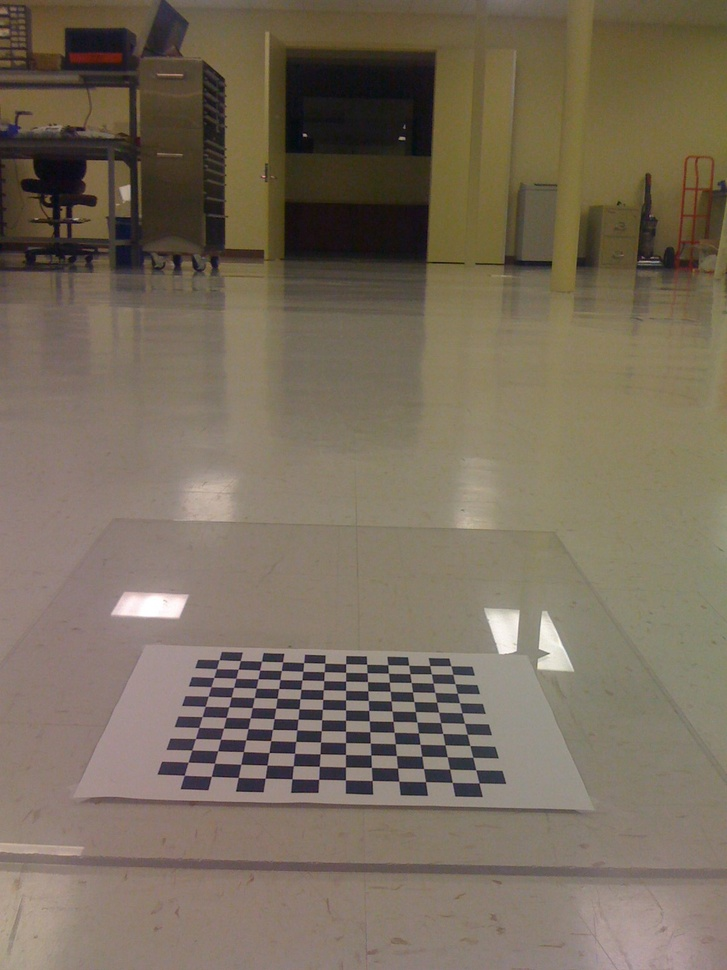
#> input picture Learning.OpenCV/birdseye/IMG_0214.jpg, 727 x 970 px, shrunk from 1200 x 1600 before the run
$ python Kirsch.py ../../../../Learning.OpenCV/birdseye/IMG_0214.jpg   (Python 2 division)   (older library calls are emulated)
#> lines starting #> are read from the running program, lines starting #| are printed output that depends on the picture; after the words box and inside, x2 and y2 are one past the last pixel; in counts of white or black regions, pixels touching at a corner belong together
# -*- coding: utf-8 -*-
import sys
import numpy as np
from scipy import signal
import cv2
'''
    Krisch边缘检测算法:
    krisch(image,_boundary='fill',_fillvalue=0)
    其中:边缘处理的方式_boundary包括：'symm','wrap','fill',
    且当__boundary='fill'时,填充值默认为零_fillvalue=0
'''
def krisch(image,_boundary='fill',_fillvalue=0):
    '''
    第一步:8个krisch边缘卷积算子分别和图像矩阵进行卷积,然后分别取绝对值得到边缘强度
    '''
    #存储8个方向的边缘强度
    list_edge=[]
    #图像矩阵和k1进行卷积,然后取绝对值（即:得到边缘强度）
    k1 = np.array([[5,5,5],[-3,0,-3],[-3,-3,-3]])
    image_k1 = signal.convolve2d(image,k1,mode='same',boundary = _boundary,fillvalue=_fillvalue)
    list_edge.append(np.abs(image_k1))
    #图像矩阵和k2进行卷积,然后取绝对值（即:得到边缘强度）
    k2 = np.array([[-3,-3,-3],[-3,0,-3],[5,5,5]])
    image_k2 = signal.convolve2d(image,k2,mode='same',boundary = _boundary,fillvalue=_fillvalue)
    list_edge.append(np.abs(image_k2))
    #图像矩阵和k3进行卷积,然后取绝对值（即:得到边缘强度）
    k3 = np.array([[-3,5,5],[-3,0,5],[-3,-3,-3]])
    image_k3 = signal.convolve2d(image,k3,mode='same',boundary = _boundary,fillvalue=_fillvalue)
    list_edge.append(np.abs(image_k3))
    #图像矩阵和k4进行卷积,然后取绝对值（即:得到边缘强度）
    k4 = np.array([[-3,-3,-3],[5,0,-3],[5,5,-3]])
    image_k4 = signal.convolve2d(image,k4,mode='same',boundary = _boundary,fillvalue=_fillvalue)
    list_edge.append(np.abs(image_k4))
    #图像矩阵和k5进行卷积,然后取绝对值（即:得到边缘强度）
    k5 = np.array([[-3,-3,5],[-3,0,5],[-3,-3,5]])
    image_k5 = signal.convolve2d(image,k5,mode='same',boundary = _boundary,fillvalue=_fillvalue)
    list_edge.append(np.abs(image_k5))
    #图像矩阵和k6进行卷积,然后取绝对值（即:得到边缘强度）
    k6 = np.array([[5,-3,-3],[5,0,-3],[5,-3,-3]])
    image_k6 = signal.convolve2d(image,k6,mode='same',boundary = _boundary,fillvalue=_fillvalue)
    list_edge.append(np.abs(image_k6))
    #图像矩阵和k7进行卷积,然后取绝对值（即:得到边缘强度）
    k7 = np.array([[-3,-3,-3],[-3,0,5],[-3,5,5]])
    image_k7 = signal.convolve2d(image,k7,mode='same',boundary = _boundary,fillvalue=_fillvalue)
    list_edge.append(np.abs(image_k7))
    #图像矩阵和k8进行卷积,然后取绝对值（即:得到边缘强度）
    k8 = np.array([[5,5,-3],[5,0,-3],[-3,-3,-3]])
    image_k8 = signal.convolve2d(image,k8,mode='same',boundary = _boundary,fillvalue=_fillvalue)
    list_edge.append(np.abs(image_k8))
    '''
    第二步：对上述8个方向的边缘强度,对应位置取最大值，作为图像最后的边缘强度
    '''
    edge = list_edge[0]
    for i in xrange(len(list_edge)):
        edge = edge*(edge>=list_edge[i]) + list_edge[i]*(edge < list_edge[i])
    return edge

#主函数
if __name__ =="__main__":
    if len(sys.argv)>1:
        image = cv2.imread(sys.argv[1],cv2.CV_LOAD_IMAGE_GRAYSCALE)
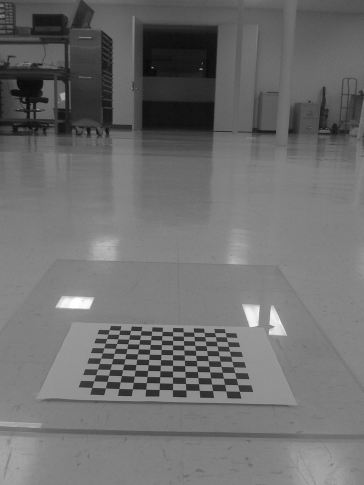
#> image: shape (970, 727) (shown at 1/2 size); min 2, max 255, mean 109.9
    else:
        print "Usge:python krisch.py imageFile"
    edge = krisch(image,_boundary='symm')
#> in krisch, `image_k8 = signal.convolve2d(image,k8,mode='same',boundary = _boundary..`:
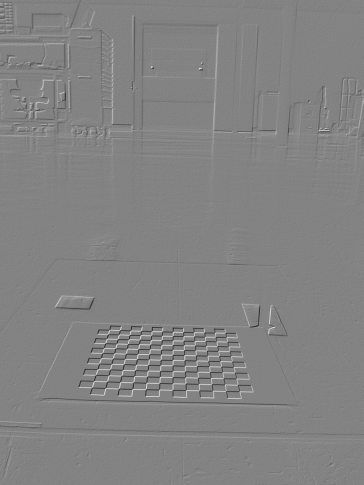
#> image_k8: shape (970, 727) int64 (shown at 1/2 size); min -1387, max 1309, mean 0.9; drawn with min black and max white
#> the loop in krisch, `for i in xrange(len(list_edge)):` made 8 passes
#> after the loop in krisch, `for i in xrange(len(list_edge)):`:
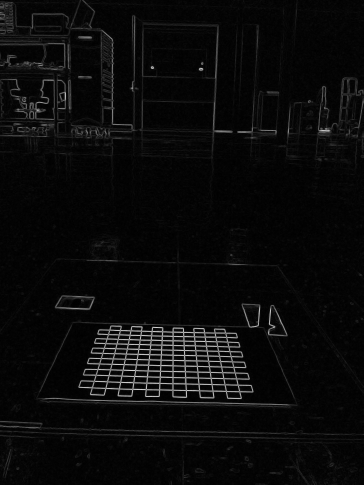
#> edge: shape (970, 727) int64 (shown at 1/2 size); min 0, max 1733, mean 73.8; drawn with min black and max white
    #边缘强度的灰度级显示
    rows,cols = edge.shape
    for r in xrange(rows):
        for c in xrange(cols):
            if edge[r][c] >255:
                edge[r][c] = 255
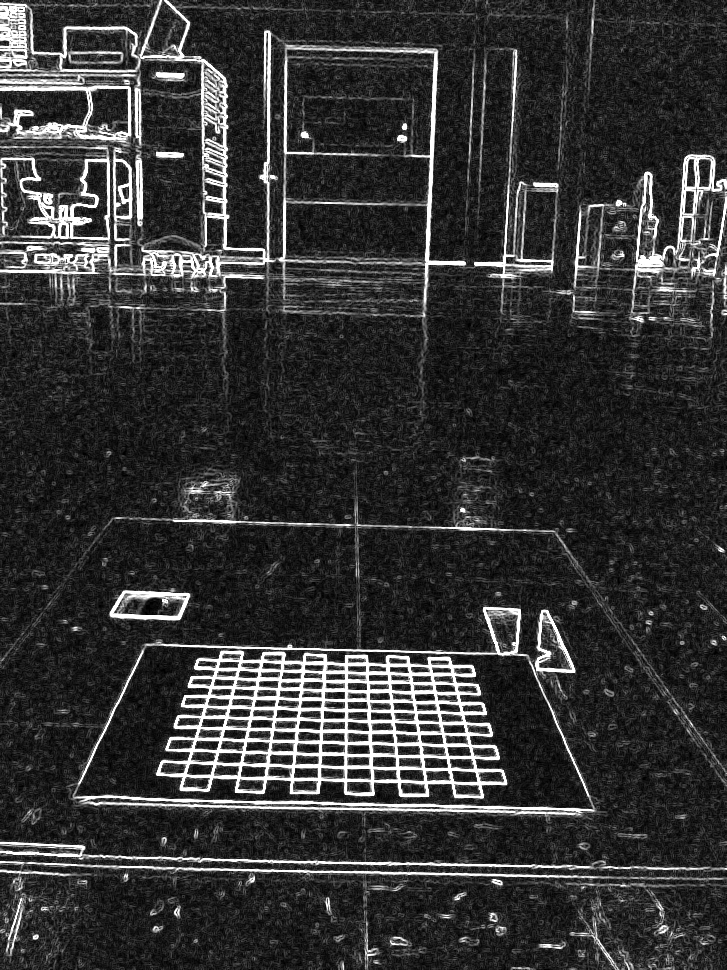
#> edge: shape (970, 727) int64; 5.15% of pixels changed, all inside (x1, y1, x2, y2) = (0, 0, 727, 962)
    edge = edge.astype(np.uint8)
    cv2.imshow("edge",edge)
    cv2.imwrite("edge.jpg",edge)
    #经过阈值处理的边缘显示
    cv2.namedWindow("thresh_edge",1)
    MAX_THRESH = 255
    thresh = 255
    #回调函数，阈值处理
    def callback_thresh(_thresh):
        threshEdge = edge.copy()
        threshEdge[threshEdge < _thresh] = 0
        threshEdge[threshEdge >= _thresh] = 255
        cv2.imshow("thresh_edge",threshEdge)
        cv2.imwrite("thresh_edge.jpg",threshEdge)
    callback_thresh(thresh)
#> in callback_thresh, `threshEdge[threshEdge < _thresh] = 0`:
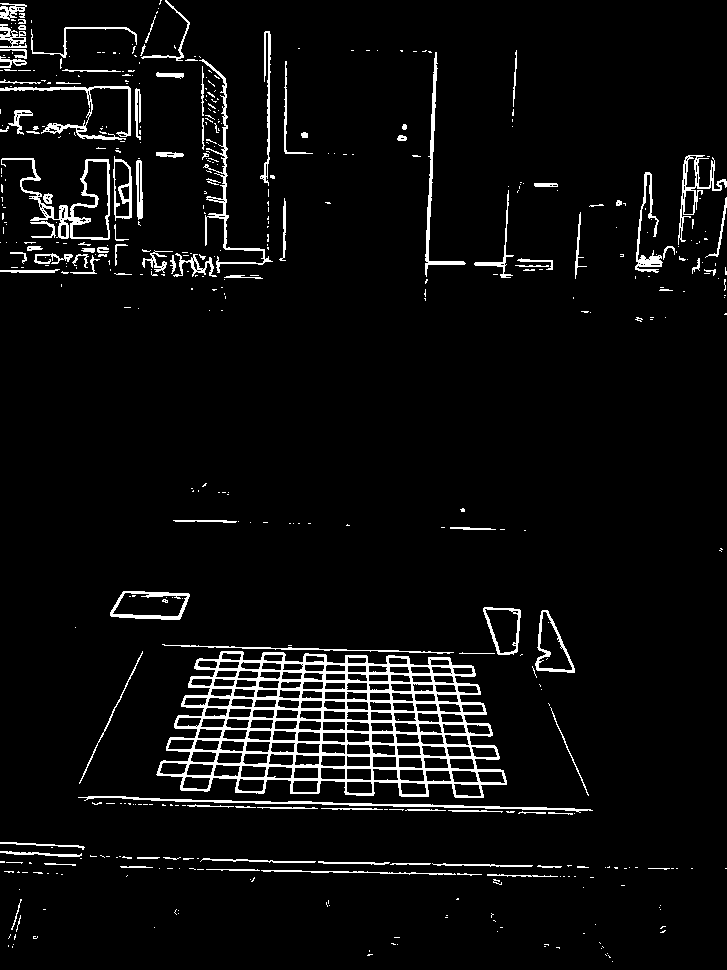
#> threshEdge: shape (970, 727); 5.2% white; 487 white regions (376 under 20 px), largest, box (x1, y1, x2, y2) and area: (156, 651, 507, 798) 14971, (1, 158, 110, 240) 1491, (78, 796, 593, 813) 1270
    cv2.createTrackbar("thresh","thresh_edge",thresh,MAX_THRESH,callback_thresh)
    #模拟素描
    pencilSketch = edge.copy()
    pencilSketch = 255 - pencilSketch
    pencilSketch[pencilSketch<50] = 50
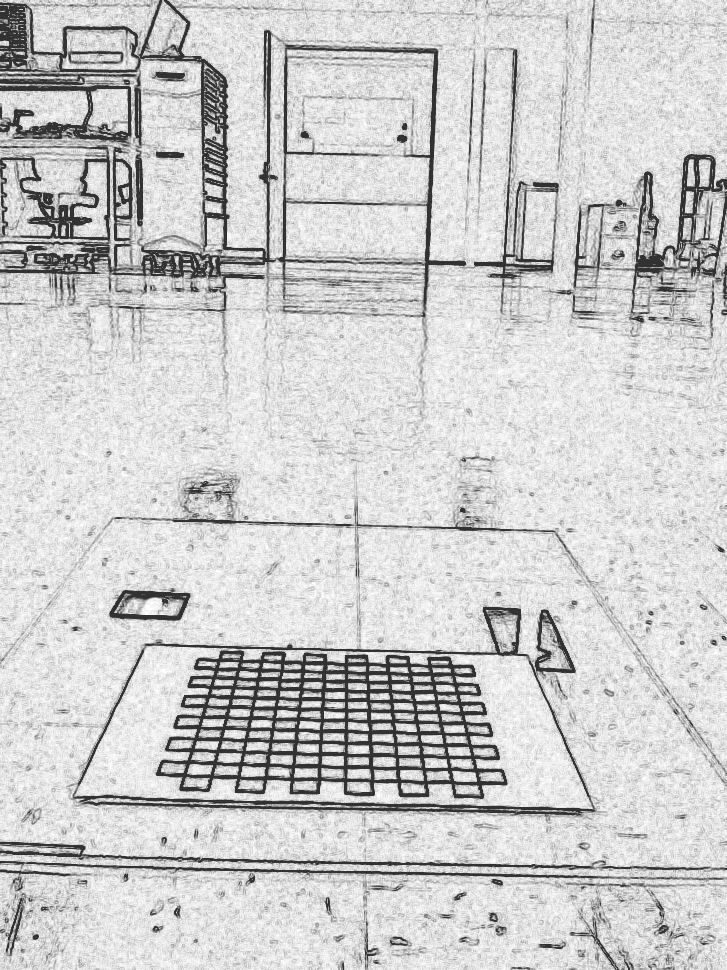
#> pencilSketch: shape (970, 727); min 50, max 255, mean 205.1
    cv2.imshow("pencilSketch",pencilSketch)
    cv2.imwrite("pencilSketch.jpg",pencilSketch)
    cv2.waitKey(0)
    cv2.destroyAllWindows()

$ run again, on Learning.OpenCV/birdseye/IMG_0217.jpg
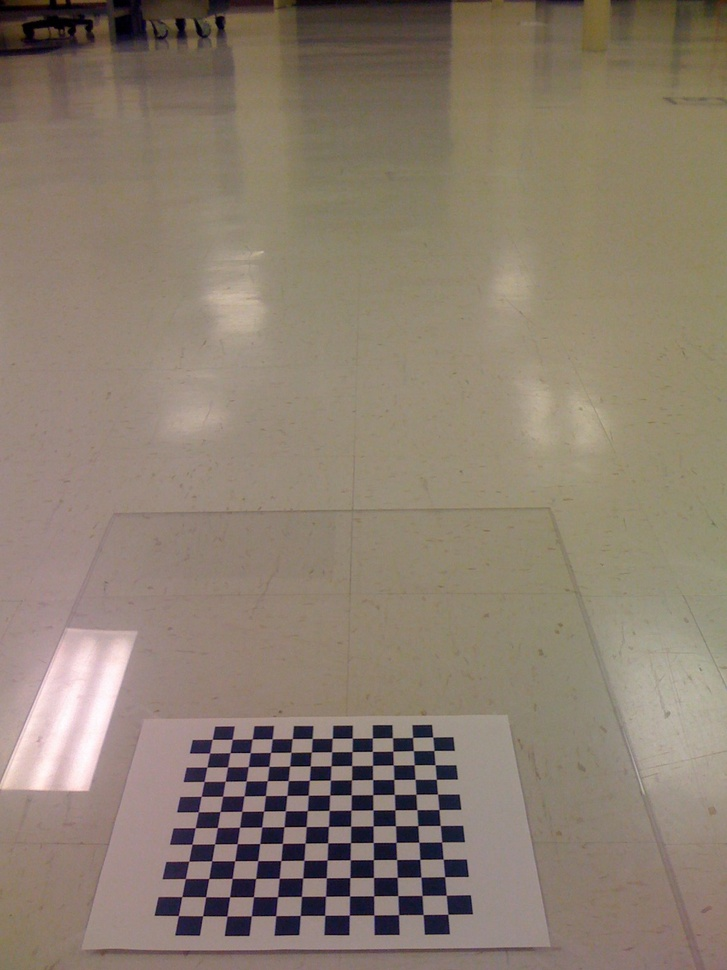
#> input picture Learning.OpenCV/birdseye/IMG_0217.jpg, 727 x 970 px, shrunk from 1200 x 1600 before the run
#> the loop in krisch, `for i in xrange(len(list_edge)):` made 8 passes
#> after the loop `for r in xrange(rows):`:
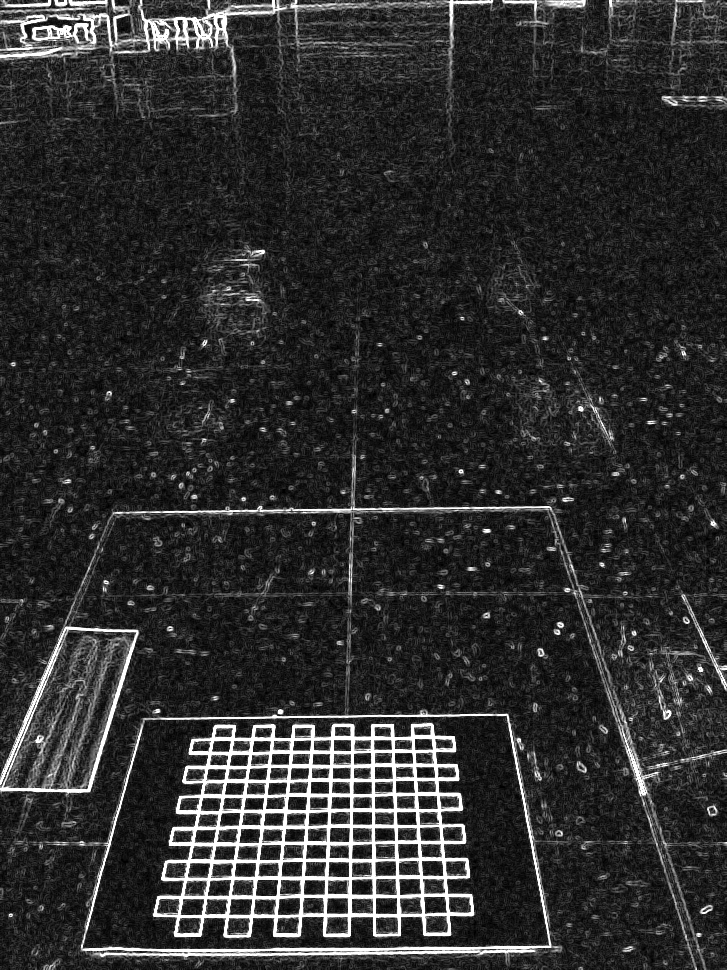
#> edge: shape (970, 727) int64; min 0, max 255, mean 46.5
#> threshEdge: shape (970, 727); 3.7% white; 245 white regions (201 under 20 px), largest, box (x1, y1, x2, y2) and area: (153, 723, 474, 937) 18089, (0, 627, 138, 793) 1333, (83, 939, 551, 952) 1242
#> `pencilSketch[pencilSketch<50] = 50`:
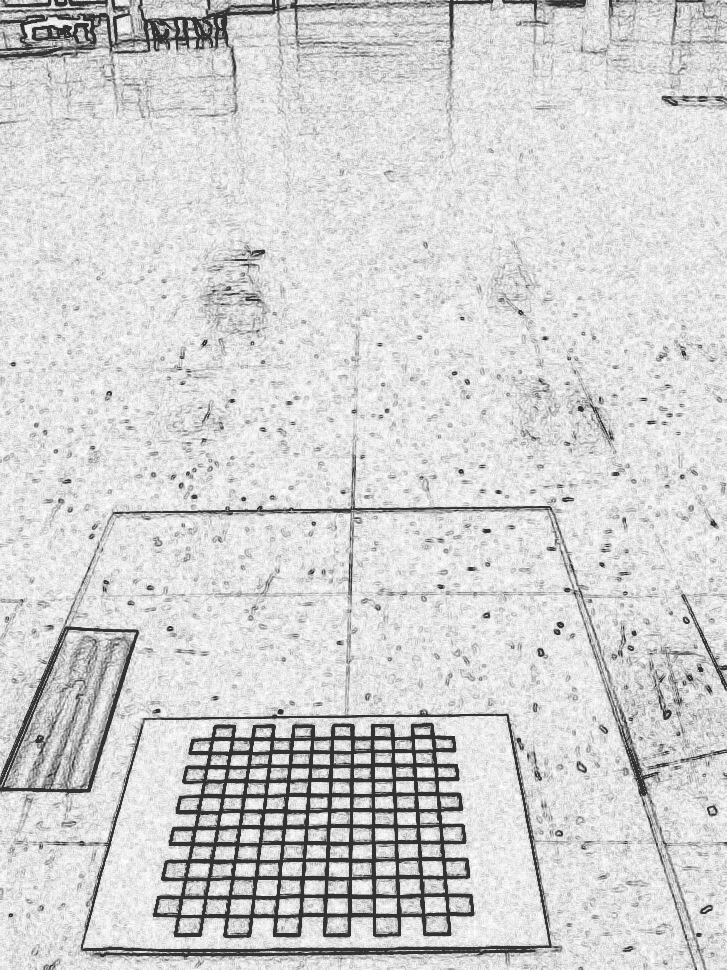
#> pencilSketch: shape (970, 727); min 50, max 255, mean 210.6

$ run again, on Learning.OpenCV/birdseye/IMG_0218.jpg
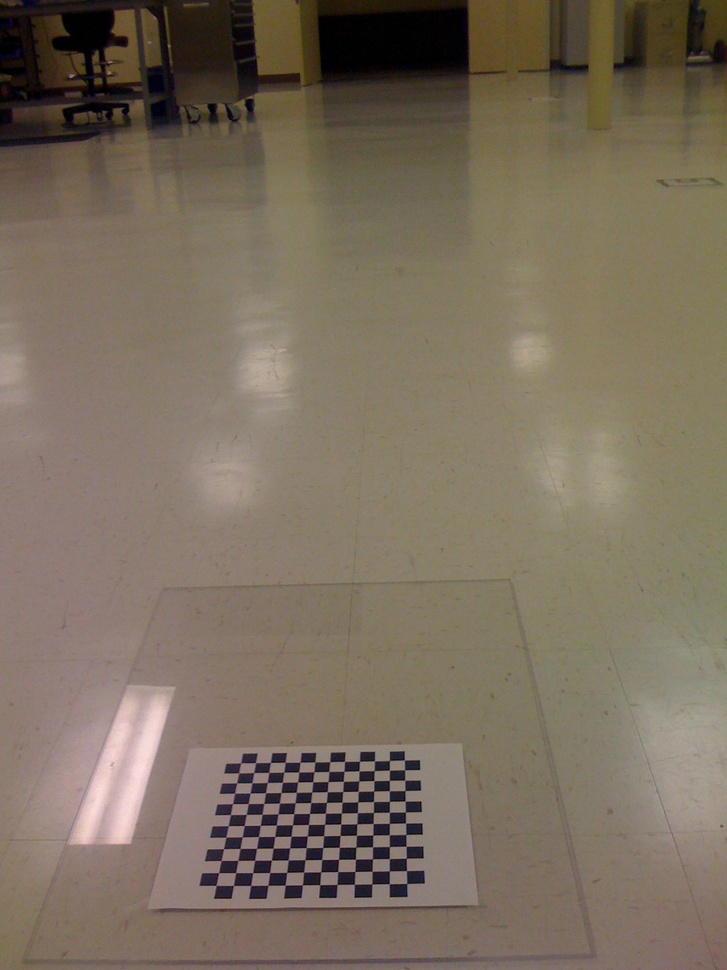
#> input picture Learning.OpenCV/birdseye/IMG_0218.jpg, 727 x 970 px, shrunk from 1200 x 1600 before the run
#> the loop in krisch, `for i in xrange(len(list_edge)):` made 8 passes
#> after the loop `for r in xrange(rows):`:
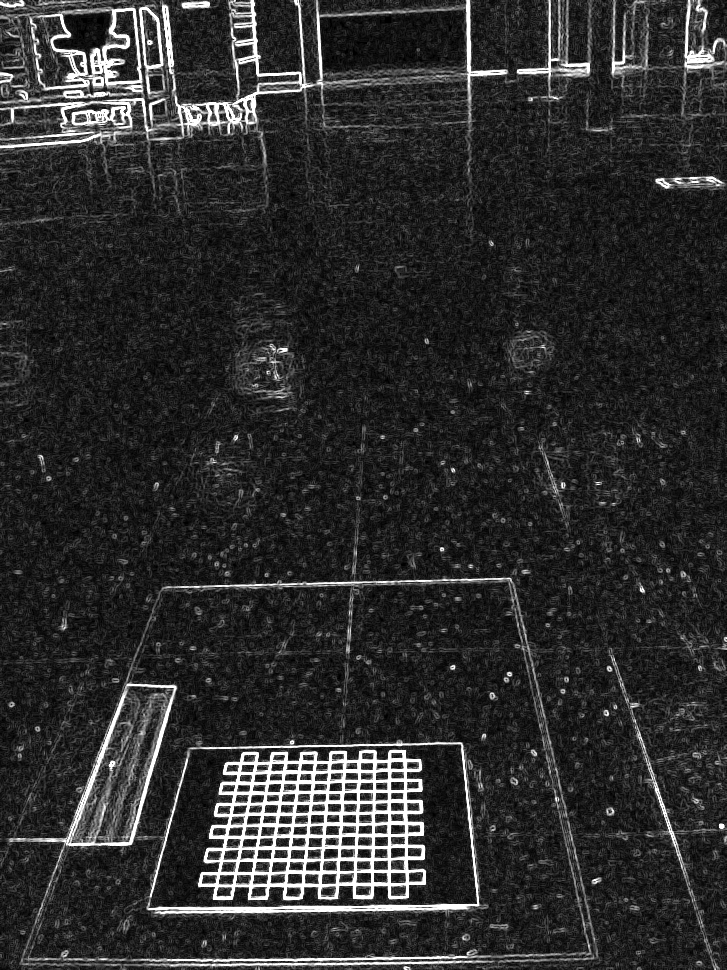
#> edge: shape (970, 727) int64; min 0, max 255, mean 45.2
#> threshEdge: shape (970, 727); 3.3% white; 276 white regions (211 under 20 px), largest, box (x1, y1, x2, y2) and area: (198, 750, 426, 900) 11943, (149, 745, 479, 914) 1735, (91, 8, 142, 85) 910
#> `pencilSketch[pencilSketch<50] = 50`:
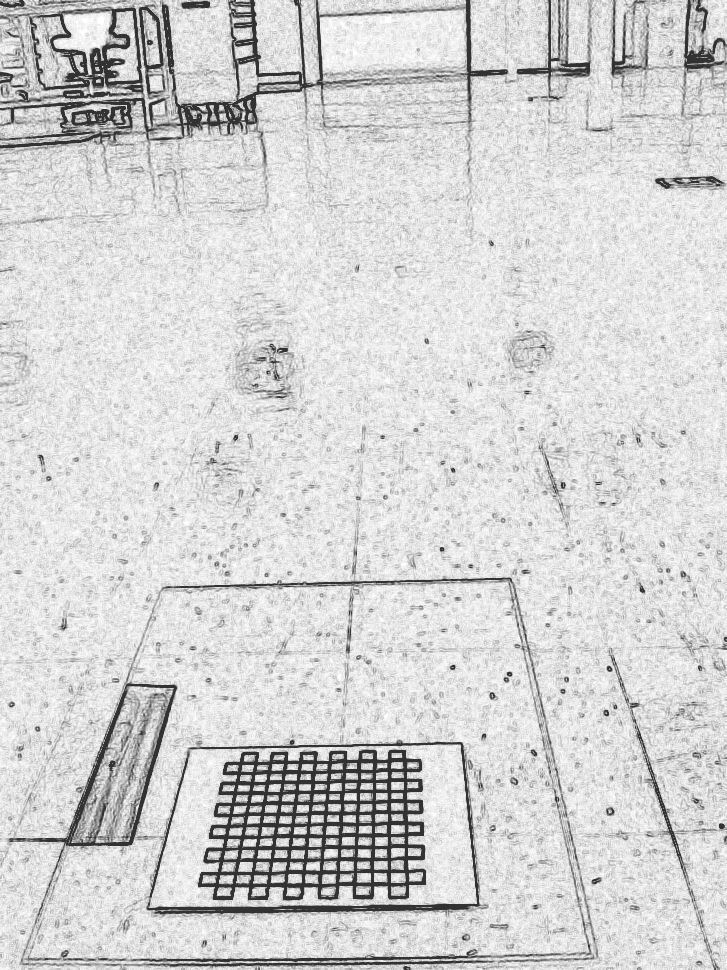
#> pencilSketch: shape (970, 727); min 50, max 255, mean 211.6
